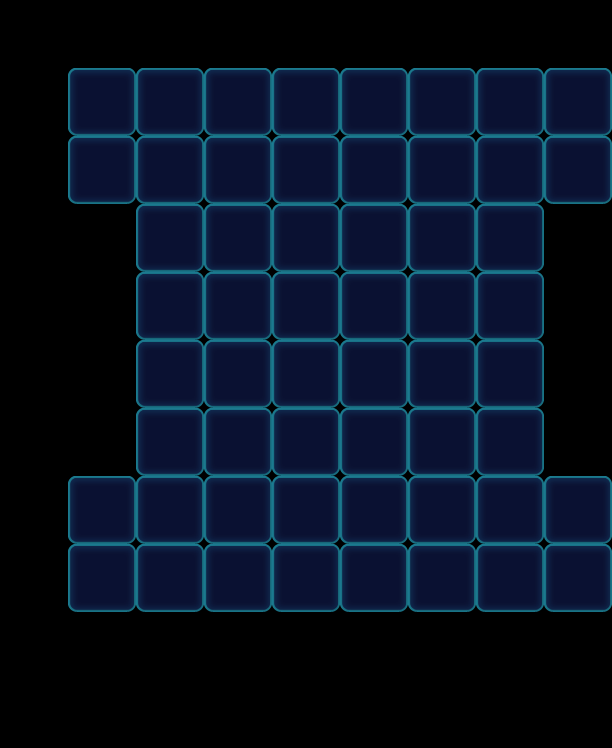

A level layout from a 2D game, rendered from its tile map. Below: a short description, then the map file with tile-grid data replaced by summaries:
An orthogonal 9x11 tile map with 68x68 px tiles, 1 tile layer (Valid), 2 tilesets and 18 objects (10x Factory_Normal, 8x Boss).

<map version="1.0" orientation="orthogonal" width="9" height="11" tilewidth="68" tileheight="68">
 <tileset firstgid="1" name="game_grid1" tilewidth="68" tileheight="68">
  <image source="game_grid1.png" width="68" height="68" />
 </tileset>
 <tileset firstgid="2" name="map" tilewidth="68" tileheight="68">
  <image source="map.png" width="1024" height="1024" />
 </tileset>
 <layer name="Valid" width="9" height="11">
  <data>[99 cells, 56 non-empty, 1 distinct tile ids]</data>
 </layer>
 <objectgroup name="BottomObj" width="9" height="11" />
 <objectgroup name="MiddleObj" width="9" height="11" />
 <objectgroup color="#000000" name="TopObj" width="9" height="11">
  <object name="10" type="Boss" x="272" y="204" width="68" height="68">
   <properties>
    <property name="BossName" value="ColorLeft" />
    <property name="BossType" value="ColorBoss" />
    <property name="BossTypeConfig" value="Blue,Green,Yellow,Pink,Purple" />
   </properties>
  </object>
  <object name="10" type="Boss" x="272" y="340" width="68" height="68">
   <properties>
    <property name="BossName" value="Color1" />
    <property name="BossType" value="ColorBoss" />
    <property name="BossTypeConfig" value="Blue,Green,Yellow,Pink,Purple" />
   </properties>
  </object>
  <object name="10" type="Factory_Normal" x="68" y="0" width="68" height="68">
   <properties>
    <property name="FactoryColorsConfig" value="Blue,Green,Yellow,Pink,Purple" />
   </properties>
  </object>
  <object name="10" type="Boss" x="340" y="204" width="68" height="68">
   <properties>
    <property name="BossName" value="ColorLeft" />
    <property name="BossType" value="ColorBoss" />
    <property name="BossTypeConfig" value="Blue,Green,Yellow,Pink,Purple" />
   </properties>
  </object>
  <object name="10" type="Boss" x="272" y="272" width="68" height="68">
   <properties>
    <property name="BossName" value="ColorLeft" />
    <property name="BossType" value="ColorBoss" />
    <property name="BossTypeConfig" value="Blue,Green,Yellow,Pink,Purple" />
   </properties>
  </object>
  <object name="10" type="Boss" x="340" y="272" width="68" height="68">
   <properties>
    <property name="BossName" value="ColorLeft" />
    <property name="BossType" value="ColorBoss" />
    <property name="BossTypeConfig" value="Blue,Green,Yellow,Pink,Purple" />
   </properties>
  </object>
  <object name="10" type="Boss" x="340" y="340" width="68" height="68">
   <properties>
    <property name="BossName" value="Color1" />
    <property name="BossType" value="ColorBoss" />
    <property name="BossTypeConfig" value="Blue,Green,Yellow,Pink,Purple" />
   </properties>
  </object>
  <object name="10" type="Boss" x="272" y="408" width="68" height="68">
   <properties>
    <property name="BossName" value="Color1" />
    <property name="BossType" value="ColorBoss" />
    <property name="BossTypeConfig" value="Blue,Green,Yellow,Pink,Purple" />
   </properties>
  </object>
  <object name="10" type="Boss" x="340" y="408" width="68" height="68">
   <properties>
    <property name="BossName" value="Color1" />
    <property name="BossType" value="ColorBoss" />
    <property name="BossTypeConfig" value="Blue,Green,Yellow,Pink,Purple" />
   </properties>
  </object>
  <object name="10" type="Factory_Normal" x="136" y="0" width="68" height="68">
   <properties>
    <property name="FactoryColorsConfig" value="Blue,Green,Yellow,Pink,Purple" />
   </properties>
  </object>
  <object name="10" type="Factory_Normal" x="204" y="0" width="68" height="68">
   <properties>
    <property name="FactoryColorsConfig" value="Blue,Green,Yellow,Pink,Purple" />
   </properties>
  </object>
  <object name="10" type="Factory_Normal" x="272" y="0" width="68" height="68">
   <properties>
    <property name="FactoryColorsConfig" value="Blue,Green,Yellow,Pink,Purple" />
   </properties>
  </object>
  <object name="10" type="Factory_Normal" x="340" y="0" width="68" height="68">
   <properties>
    <property name="FactoryColorsConfig" value="Blue,Green,Yellow,Pink,Purple" />
   </properties>
  </object>
  <object name="10" type="Factory_Normal" x="408" y="0" width="68" height="68">
   <properties>
    <property name="FactoryColorsConfig" value="Blue,Green,Yellow,Pink,Purple" />
   </properties>
  </object>
  <object name="10" type="Factory_Normal" x="476" y="0" width="68" height="68">
   <properties>
    <property name="FactoryColorsConfig" value="Blue,Green,Yellow,Pink,Purple" />
   </properties>
  </object>
  <object name="10" type="Factory_Normal" x="544" y="0" width="68" height="68">
   <properties>
    <property name="FactoryColorsConfig" value="Blue,Green,Yellow,Pink,Purple" />
   </properties>
  </object>
  <object name="10" type="Factory_Normal" x="68" y="408" width="68" height="68">
   <properties>
    <property name="FactoryColorsConfig" value="Blue,Green,Yellow,Pink,Purple" />
   </properties>
  </object>
  <object name="10" type="Factory_Normal" x="544" y="408" width="68" height="68">
   <properties>
    <property name="FactoryColorsConfig" value="Blue,Green,Yellow,Pink,Purple" />
   </properties>
  </object>
 </objectgroup>
</map>
